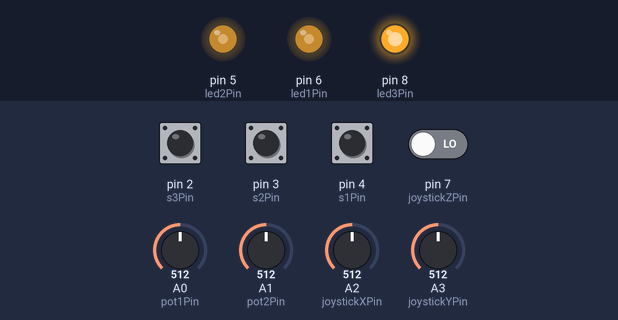
This sketch was run on a simulated Arduino Uno, built with avr-gcc and run on an emulated ATmega328P. Parts: output pins drawn as LEDs (lit = HIGH). Inputs (shaded band) come from the test bench; at power-on: pin 2 (s3Pin), pin 3 (s2Pin), pin 4 (s1Pin) HIGH, pin 7 (joystickZPin) LOW, A0 (pot1Pin) = 512, A1 (pot2Pin) = 512, A2 (joystickXPin) = 512, A3 (joystickYPin) = 512. No radio packets arrive unless stated; what the sketch prints to the serial monitor is not drawn.

Above: at 1.2 s.
1.3 s: A0 (pot1Pin) set to 716
At 2.1 s:
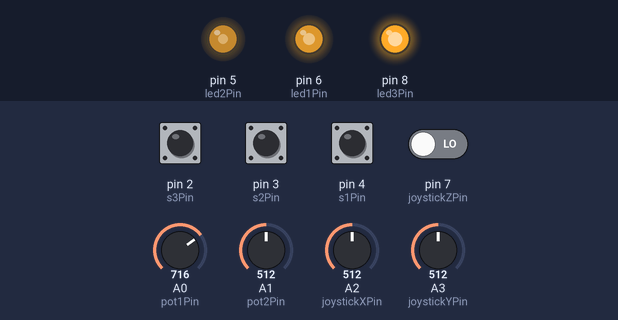
2.8 s: A1 (pot2Pin) set to 716
At 3.4 s:
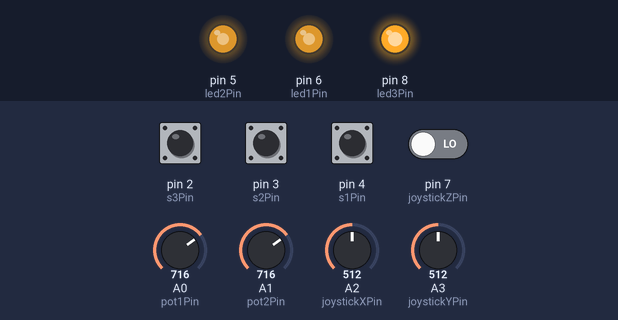
4.3 s: A0 (pot1Pin) set to 992
At 4.7 s:
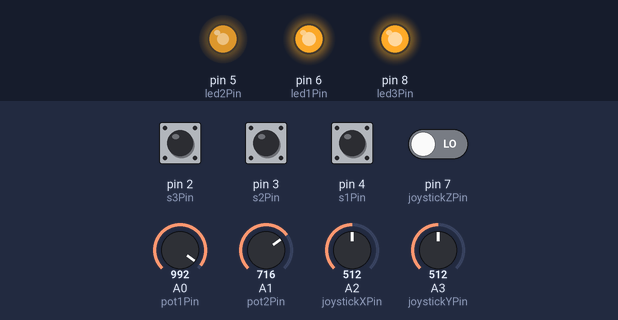
5.9 s: A1 (pot2Pin) set to 992
At 7.2 s:
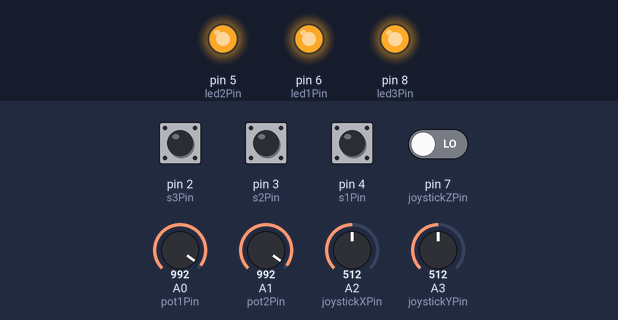
7.5 s: A0 (pot1Pin) set to 306
At 8.4 s:
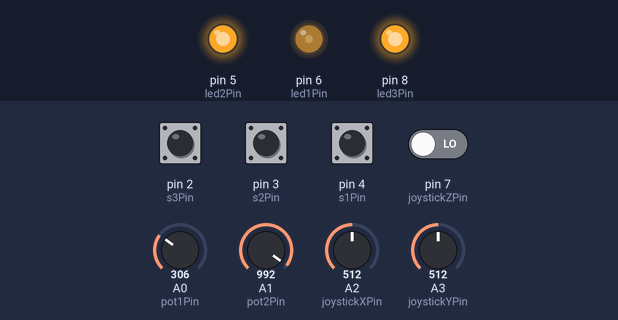
9.1 s: A1 (pot2Pin) set to 30
At 9.7 s:
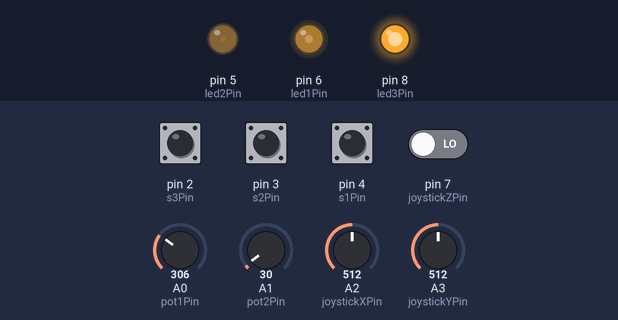
Timing chart, 0 to 11.7 s (numbered marks = the images above; inputs shaded):
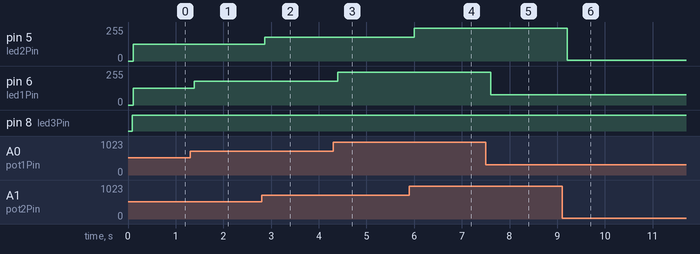

The sketch:

05.1_RF24_Remote_Controller.ino
```cpp
/**********************************************************************
  Filename    : RF24_Remote_Controller.ino
  Product     : Freenove 4WD Car for UNO
  Description : Code for RF24 Remote Controller.
  Auther      : www.freenove.com
  Modification: 2019/08/06
**********************************************************************/
// NRF24L01
#include <SPI.h>
#include "RF24.h"

//#include <AverageValue.h>

RF24 radio(9, 10);                // define the object to control NRF24L01
const byte addresses[6] = "Free1";// define communication address which should correspond to remote control
// wireless communication
volatile float reductionFactor = 1;
int dataWrite[8];                 // define array used to save the write data
int volatile calJoyStickValX = 0, calJoyStickValY = 0;
//AverageValue<int> averageValueJoyStickX(2);
//AverageValue<int> averageValueJoyStickY(2);

// pin
const int pot1Pin = A0,           // define POT1 Potentiometer
          pot2Pin = A1,           // define POT2 Potentiometer
          joystickXPin = A2,      // define pin for direction X of joystick
          joystickYPin = A3,      // define pin for direction Y of joystick
          joystickZPin = 7,       // define pin for direction Z of joystick
          s1Pin = 4,              // define pin for S1
          s2Pin = 3,              // define pin for S2
          s3Pin = 2,              // define pin for S3
          led1Pin = 6,            // define pin for LED1 which is close to POT1 and used to indicate the state of POT1
          led2Pin = 5,            // define pin for LED2 which is close to POT2 and used to indicate the state of POT2
          led3Pin = 8;            // define pin for LED3 which is close to NRF24L01 and used to indicate the state of NRF24L01

void setup() {
  Serial.begin(230400);
  // NRF24L01
  radio.begin();                      // initialize RF24
  radio.setPALevel(RF24_PA_MAX);      // set power amplifier (PA) level
  radio.setDataRate(RF24_1MBPS);      // set data rate through the air
  radio.setRetries(0, 15);            // set the number and delay of retries
  radio.openWritingPipe(addresses);   // open a pipe for writing
  radio.openReadingPipe(1, addresses);// open a pipe for reading
  radio.stopListening();              // stop listening for incoming messages

  // pin
  pinMode(joystickZPin, INPUT);       // set led1Pin to input mode
  pinMode(s1Pin, INPUT);              // set s1Pin to input mode
  pinMode(s2Pin, INPUT);              // set s2Pin to input mode
  pinMode(s2Pin, INPUT);              // set s3Pin to input mode
  pinMode(led1Pin, OUTPUT);           // set led1Pin to output mode
  pinMode(led2Pin, OUTPUT);           // set led2Pin to output mode
  pinMode(led3Pin, OUTPUT);           // set led3Pin to output mode

  // calibrate by assuming no user input at startup
  calibrateJoystick();
}

void loop()
{
  static uint16_t cntCalibrate = 0;

  // put the values of rocker, switch and potentiometer into the array
  dataWrite[0] = analogRead(pot1Pin); // save data of Potentiometer 1
  dataWrite[1] = analogRead(pot2Pin); // save data of Potentiometer 2

  //  averageValueJoyStickX.push(analogRead(joystickXPin));
  //  averageValueJoyStickY.push(analogRead(joystickYPin));
  //  dataWrite[2] = averageValueJoyStickX.average() - calJoyStickValX; // save data of direction X of joystick
  //  dataWrite[3] = averageValueJoyStickY.average() - calJoyStickValY; // save data of direction Y of joystick

  dataWrite[2] = analogRead(joystickXPin) - calJoyStickValX; // save data of direction X of joystick
  dataWrite[3] = analogRead(joystickYPin) - calJoyStickValY; // save data of direction Y of joystick

  Serial.println(dataWrite[2]);
  Serial.println(dataWrite[3]);
  dataWrite[4] = digitalRead(joystickZPin); // save data of direction Z of joystick
  if (!dataWrite[4]) {
    calibrateJoystick();
  }
  dataWrite[5] = true; //digitalRead(s1Pin);        // save data of switch 1
  dataWrite[6] = true; //digitalRead(s2Pin);        // save data of switch 2
  dataWrite[7] = true; //digitalRead(s3Pin);        // save data of switch 3

  if (!digitalRead(s1Pin) || !digitalRead(s2Pin) || !digitalRead(s3Pin)) {
    reductionFactor = 1;
    if (!digitalRead(s1Pin)) {
      reductionFactor *= 0.8;
    }
    if (!digitalRead(s2Pin)) {
      reductionFactor *= 0.6;
    }
    if (!digitalRead(s3Pin)) {
      reductionFactor *= 0.4;
    }
    dataWrite[2] = (int)dataWrite[2] * reductionFactor;
    dataWrite[3] = (int)dataWrite[3] * reductionFactor;
    Serial.println("Reduction factor present: ");
    Serial.println(reductionFactor);
  }

  // write radio data
  if (radio.writeFast(&dataWrite, sizeof(dataWrite)))
  {
    digitalWrite(led3Pin, HIGH);
  }
  else {
    digitalWrite(led3Pin, LOW);
  }
  delay(20);

  // make LED emit different brightness of light according to analog of potentiometer
  analogWrite(led1Pin, map(dataWrite[0], 0, 1023, 0, 255));
  analogWrite(led2Pin, map(dataWrite[1], 0, 1023, 0, 255));

  //  // after certain time of no user input recalibrate
  //  if (dataWrite[2] < 5 && dataWrite[3] < 5) {
  //    cntCalibrate++;
  //    if (cntCalibrate > 400) {
  //      calibrateJoystick();
  //      cntCalibrate = 0;
  //    }
  //  }
  //  else {
  //    cntCalibrate = 0;
  //  }
}

void calibrateJoystick() {
  Serial.println("execution of: calibrateJoystick() ");
  const int calcnt = 200;
  long calsumx = 0, calsumy = 0;
  for (unsigned int i = 0; i < calcnt; i++) {
    calsumx += analogRead(joystickXPin);
    calsumy += analogRead(joystickYPin);
  }
  calJoyStickValX = calsumx / calcnt;
  calJoyStickValY = calsumy / calcnt;
}
```

Measured:
- after the input at 1.3 s, pin 6 (led1Pin): 127/255 → 178/255 after 0.09 s
- after the input at 2.8 s, pin 5 (led2Pin): 127/255 → 178/255 after 0.07 s
- after the input at 4.3 s, pin 6 (led1Pin): 178/255 → 247/255 after 0.10 s
- after the input at 5.9 s, pin 5 (led2Pin): 178/255 → 247/255 after 0.10 s
- after the input at 7.5 s, pin 6 (led1Pin): 247/255 → 76/255 after 0.10 s
- after the input at 9.1 s, pin 5 (led2Pin): 247/255 → 7/255 after 0.11 s
